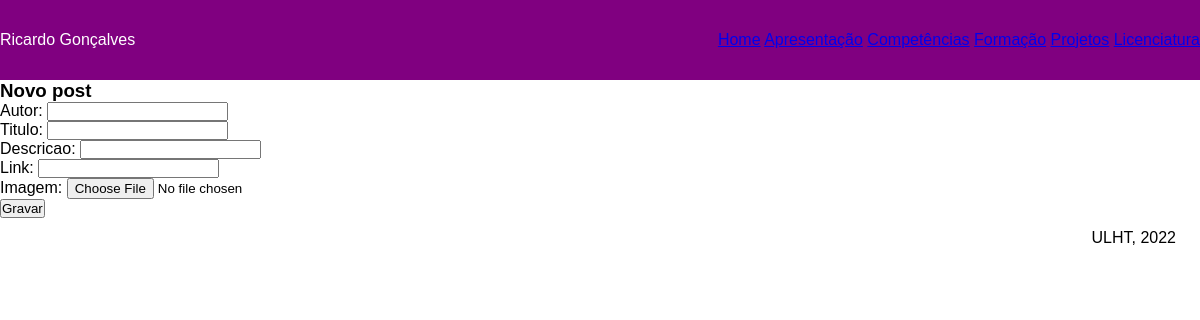
/blog, run on an earlier commit of the app's database.
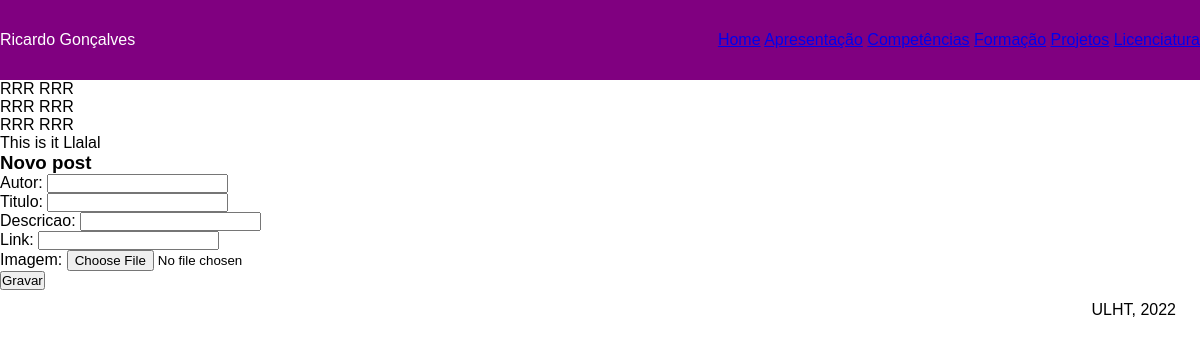
And on a later commit of the database.
### portfolio/models.py (models this page shows, shortened)
class Post(models.Model):
  autor = models.CharField(max_length=100)
  titulo = models.CharField(max_length=200)
  descricao = models.CharField(max_length=500)
  link = models.CharField(max_length=200, blank=True)
  imagem = models.ImageField(upload_to=None, height_field=None, width_field=None, max_length=100, blank=True)
  criado = models.DateTimeField(auto_now_add=True)

### portfolio/views.py (the view)
# urls.py: path('blog', views.blog_page_view, name='blog'),
def blog_page_view(request):
  form = PostForm(request.POST or None)
  if form.is_valid():
        form.save()
        return HttpResponseRedirect(reverse('portfolio:blog'))
  context = {
      'posts': Post.objects.all(),
      'form': form
  }
  return render(request, 'portfolio/blog.html', context)

### portfolio/forms.py
class PostForm(ModelForm):
  class Meta:
    model = Post
    fields = '__all__'
    widgets = {
    }
    labels = {
    }
    help_texts = {
    }

### portfolio/templates/portfolio/blog.html (shortened to what this page needs)
{% extends 'portfolio/layout.html' %}
{% block main %}
  {% for post in posts %}
    <p>
      {{ post.titulo }}
      {{ post.descricao }}
    </p>
  {% endfor %}
  <h3>Novo post</h3>
  <form action="{% url 'portfolio:blog' %}" method="POST">
    {{ form.as_p }}
    <input type="submit" value="Gravar" class="btn btn-success" >
  </form>
{% endblock %}

### portfolio/templates/portfolio/layout.html (shortened to what this page needs)
<!DOCTYPE html>
<html lang="en">
<head>
  {% load static %}
  <link rel="stylesheet" href="{% static 'portfolio/css/estilos.css' %}">
</head>
<body>
 <header>
    <div>Ricardo Gonçalves</div>
    <nav>
      <a href="{% url 'portfolio:home' %}">Home</a>
      <a href="{% url 'portfolio:apresentacao' %}">Apresentação</a>
      <a href="{% url 'portfolio:competencias' %}">Competências</a>
      <a href="{% url 'portfolio:formacao' %}">Formação</a>
      <a href="{% url 'portfolio:projetos' %}">Projetos</a>
      <a href="{% url 'portfolio:licenciatura' %}">Licenciatura</a>
    </nav>
  </header>
  <main>
    {% block main %}
    {% endblock main %}
  </main>
  <footer>ULHT, 2022</footer>
</body>
</html>

### portfolio/static/portfolio/css/estilos.css (style rules this page uses)
* { padding: 0; margin: 0; box-sizing:border-box; font-family: sans-serif; }
header { height: 10vh; background: purple; color: white; top: 0; display:flex; justify-content: space-between; align-items: center; }
footer { height:5vh; display:flex; justify-content: flex-end; padding: 0 2vw; align-items: center; }

What changed in the data, as far as the page shows it:
added Post: titulo "RRR", descricao "RRR"
added Post: titulo "RRR", descricao "RRR"
added Post: titulo "RRR", descricao "RRR"
added Post: titulo "This is it", descricao "Llalal"
